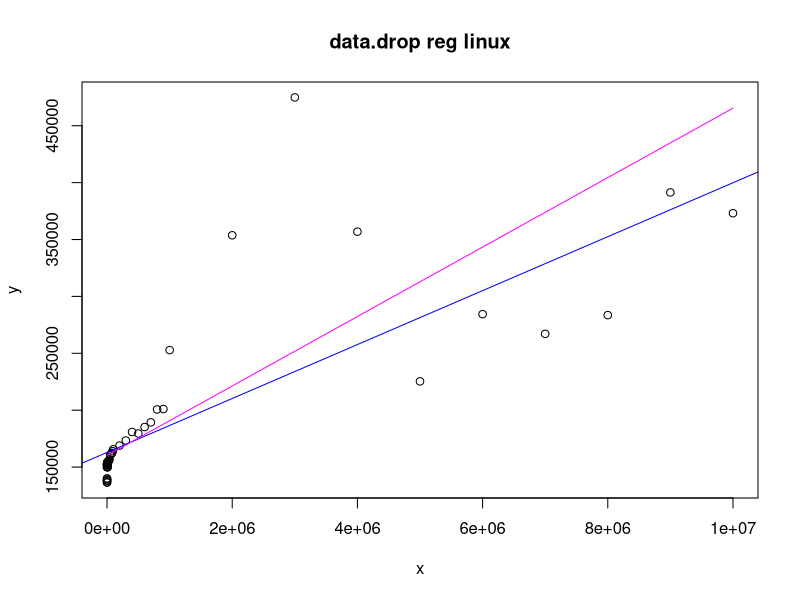
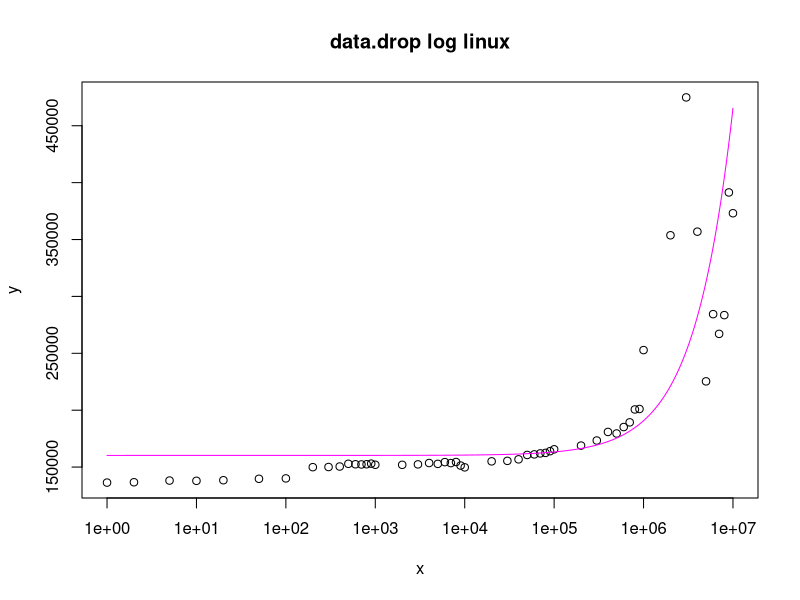

Recreate these plots in R, in order.
# Input data
x <- c(1,2,5,10,20,50,100,200,300,400,500,600,700,800,900,1000,2000,3000,4000,5000,6000,7000,8000,9000,10000,20000,30000,40000,50000,60000,70000,80000,90000,100000,200000,300000,400000,500000,600000,700000,800000,900000,1000000,2000000,3000000,4000000,5000000,6000000,7000000,8000000,9000000,10000000)
y <- c(136370,136660,138160,137930,138450,139710,140050,149920,150070,150500,152890,152480,152310,152500,153020,152030,151990,152390,153580,152830,154360,153510,154460,151330,149770,155050,155470,156810,160670,161170,162040,162470,163970,165630,168900,173350,180890,179530,185190,189320,200650,201060,252820,353740,474910,356920,225350,284420,267090,283560,391390,373110)

# Linear regression
model <- lm(y ~ x)

# Print regression coefficients
print(coef(model))

# Estimating function
fe <- function(x) {
  160000 + (((x + 8192 - 1) / 8192) * 250)
}

# Estimated values
xe <- seq(1, 10000000, by = 1000)
ye <- fe(xe)

png("data-drop-reg.png")
plot(x, y, main = "data.drop reg linux")
abline(model, col = "blue")
lines(xe, ye, col = "magenta")

png("data-drop-log.png")
plot(x, y, log = "x", main = "data.drop log linux")
lines(xe, ye, col = "magenta")
